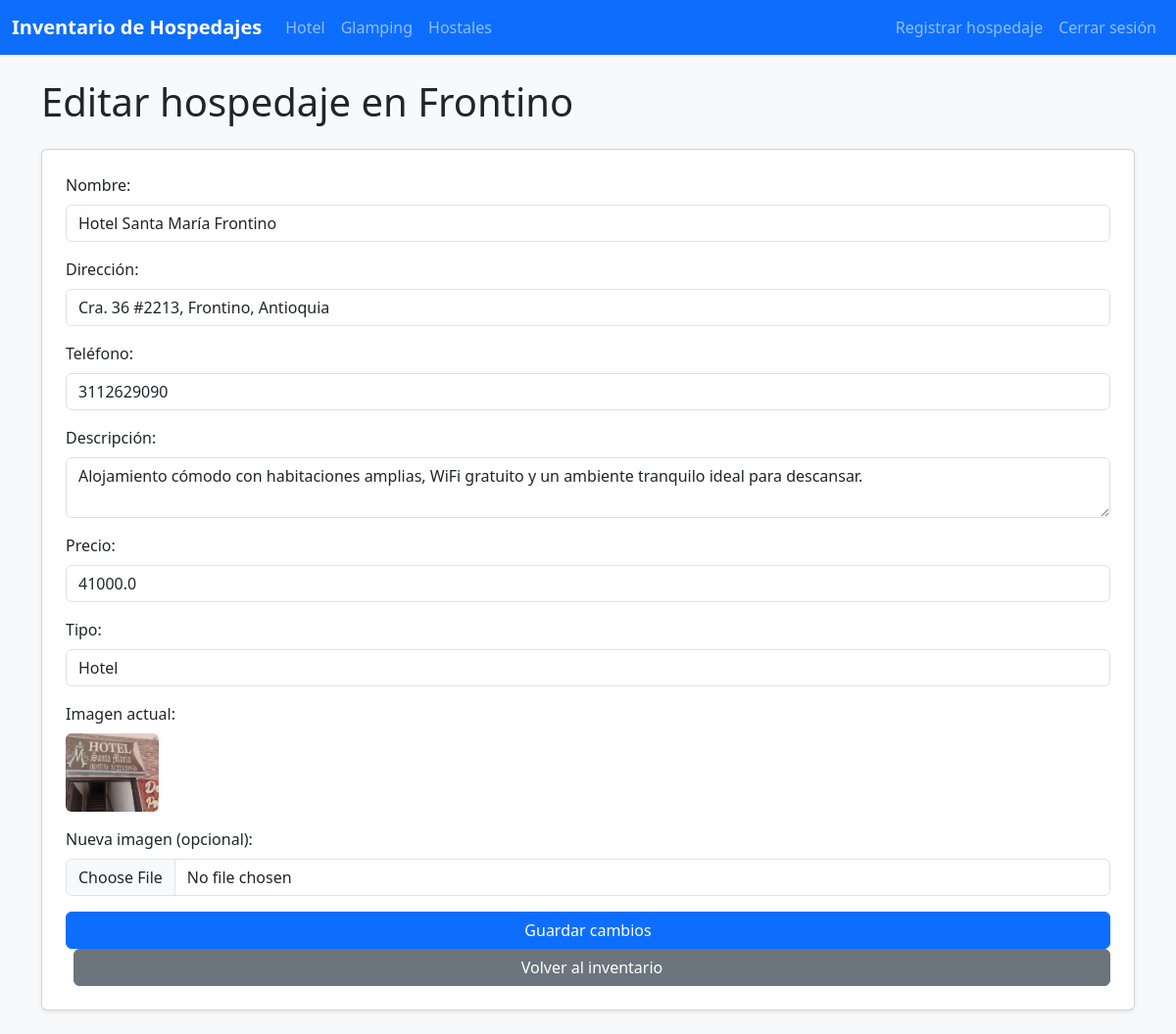
Before: /editar/2 (signed in) with the older database file.
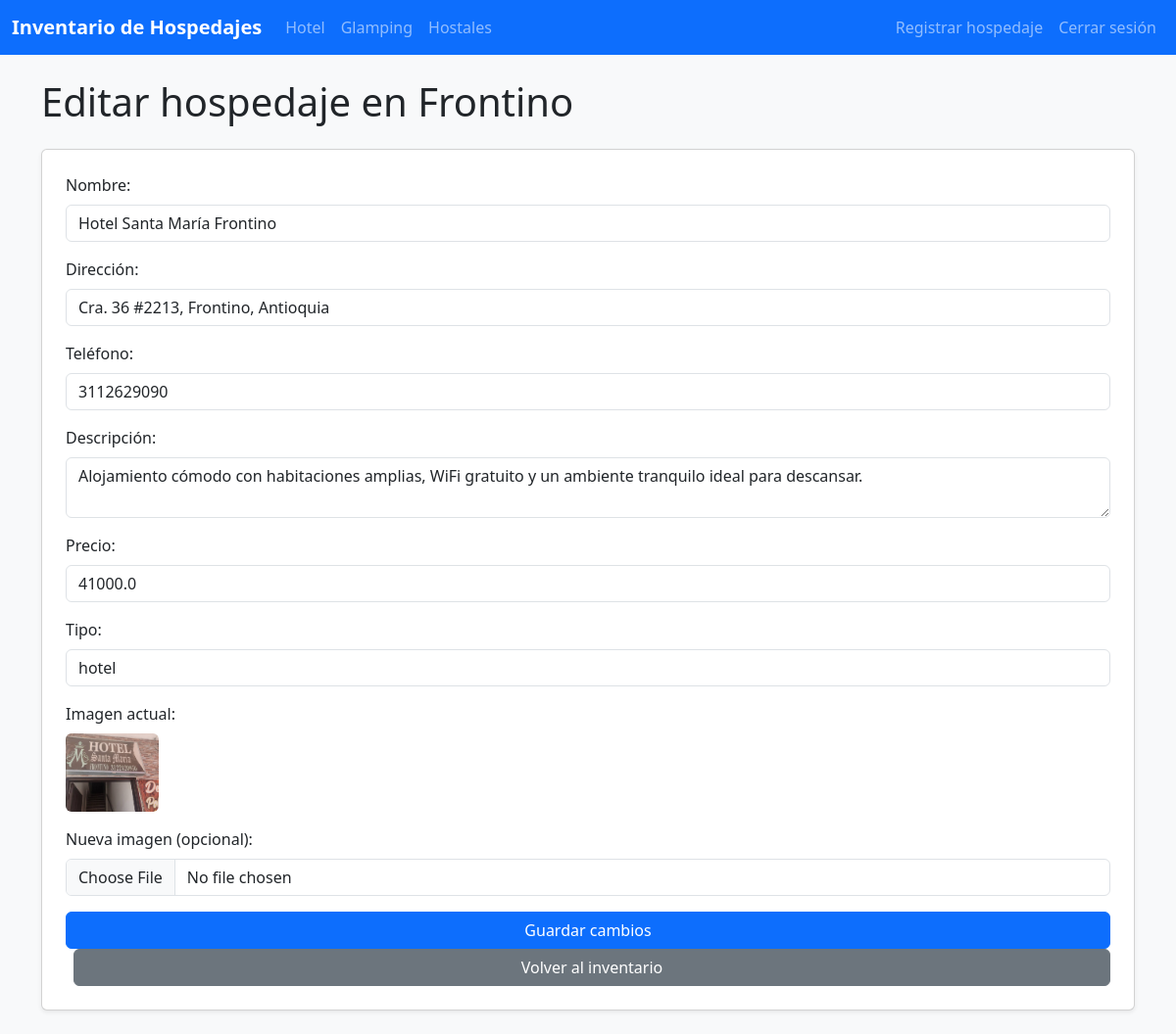
After: the same page with the newer database file.
### tables this page shows
CREATE TABLE hospedajes (
    id INTEGER PRIMARY KEY AUTOINCREMENT,
    nombre TEXT NOT NULL,
    direccion TEXT NOT NULL,
    telefono TEXT NOT NULL,
    descripcion TEXT,
    precio REAL DEFAULT 0.0,
    tipo TEXT,
    imagen TEXT
);

### app.py (the view)
@app.route('/editar/<int:id>', methods=['GET', 'POST'])
def editar(id):
    if session.get('usuario') != 'admin':
        return redirect(url_for('login'))
    conn = sqlite3.connect('inventario.db')
    c = conn.cursor()
    if request.method == 'POST':
        nombre = request.form['nombre']
        direccion = request.form['direccion']
        telefono = request.form['telefono']
        descripcion = request.form['descripcion']
        precio = request.form.get('precio', 0)
        tipo = request.form.get('tipo', '')
        imagen_file = request.files.get('imagen')
        imagen_path = request.form.get('imagen_actual', '')
        if imagen_file and imagen_file.filename:
            filename = f"{nombre.replace(' ', '_')}_{imagen_file.filename}"
            save_path = os.path.join(app.config['UPLOAD_FOLDER'], filename)
            imagen_file.save(save_path)
            imagen_path = save_path.replace('\\', '/').replace('c:/Users/Yamile/Desktop/Sistema de Inventario/', '')
        c.execute('''UPDATE hospedajes SET nombre=?, direccion=?, telefono=?, descripcion=?, precio=?, tipo=?, imagen=? WHERE id=?''',
              (nombre, direccion, telefono, descripcion, precio, tipo, imagen_path, id))
        conn.commit()
        conn.close()
        return redirect(url_for('index'))
    else:
        c.execute('SELECT * FROM hospedajes WHERE id = ?', (id,))
        hospedaje = c.fetchone()
        conn.close()
        if not hospedaje:
            return redirect(url_for('index'))
        return render_template('editar.html', hospedaje=hospedaje)

### templates/editar.html (shortened to what this page needs)
<!DOCTYPE html>
<html lang="es">
<head>
<head>
    <link href="https://cdn.jsdelivr.net/npm/bootstrap@5.3.2/dist/css/bootstrap.min.css" rel="stylesheet">
</head>
<nav class="navbar navbar-expand-lg navbar-dark bg-primary">
    <div class="container-fluid">
        <a class="navbar-brand fw-bold" href="{{ url_for('index') }}">Inventario de Hospedajes</a>
        <div class="collapse navbar-collapse" id="navbarNav">
            <ul class="navbar-nav me-auto">
                <li class="nav-item">
                    <a class="nav-link" href="{{ url_for('hospedajes_por_tipo', tipo='hotel') }}">Hotel</a>
                </li>
                <li class="nav-item">
                    <a class="nav-link" href="{{ url_for('hospedajes_por_tipo', tipo='glamping') }}">Glamping</a>
                </li>
                <li class="nav-item">
                    <a class="nav-link" href="{{ url_for('hospedajes_por_tipo', tipo='hostal') }}">Hostales</a>
                </li>
            </ul>
            <ul class="navbar-nav ms-auto">
                <li class="nav-item">
                    <a class="nav-link" href="{{ url_for('registrar') }}">Registrar hospedaje</a>
                </li>
                <li class="nav-item">
                    <a class="nav-link" href="{{ url_for('logout') }}">Cerrar sesión</a>
                </li>
            </ul>
        </div>
    </div>
</nav>
    <body class="bg-light">
        <div class="container py-4">
            <h1 class="mb-4">Editar hospedaje en Frontino</h1>
            <form method="post" enctype="multipart/form-data" class="card p-4 shadow-sm">
                <div class="mb-3">
                    <label class="form-label">Nombre:</label>
                    <input type="text" class="form-control" name="nombre" value="{{ hospedaje[1] }}" required>
                </div>
                <div class="mb-3">
                    <label class="form-label">Dirección:</label>
                    <input type="text" class="form-control" name="direccion" value="{{ hospedaje[2] }}" required>
                </div>
                <div class="mb-3">
                    <label class="form-label">Teléfono:</label>
                    <input type="text" class="form-control" name="telefono" value="{{ hospedaje[3] }}" required>
                </div>
                <div class="mb-3">
                    <label class="form-label">Descripción:</label>
                    <textarea class="form-control" name="descripcion">{{ hospedaje[4] }}</textarea>
                </div>
                <div class="mb-3">
                    <label class="form-label">Precio:</label>
                    <input type="number" class="form-control" name="precio" step="0.01" min="0" value="{{ hospedaje[5] }}">
                </div>
                <div class="mb-3">
                    <label class="form-label">Tipo:</label>
                    <input type="text" class="form-control" name="tipo" value="{{ hospedaje[6] }}">
                </div>
                <div class="mb-3">
                    <label class="form-label">Imagen actual:</label><br>
                    {% if hospedaje[7] %}
                        <img src="/{{ hospedaje[7] }}" alt="Imagen actual" style="max-width:120px;max-height:80px;object-fit:cover;border-radius:6px;">
                    {% else %}
                        <span class="text-muted">Sin imagen</span>
                    {% endif %}
                </div>
                <div class="mb-3">
                    <label class="form-label">Nueva imagen (opcional):</label>
                    <input type="file" class="form-control" name="imagen" accept="image/*">
                </div>
                <button type="submit" class="btn btn-primary">Guardar cambios</button>
                <a href="{{ url_for('index') }}" class="btn btn-secondary ms-2">Volver al inventario</a>
            </form>
        </div>
    </body>

Changed rows visible on the page:
changed hospedajes "Hotel Santa María Frontino": tipo "Hotel" → "hotel"
